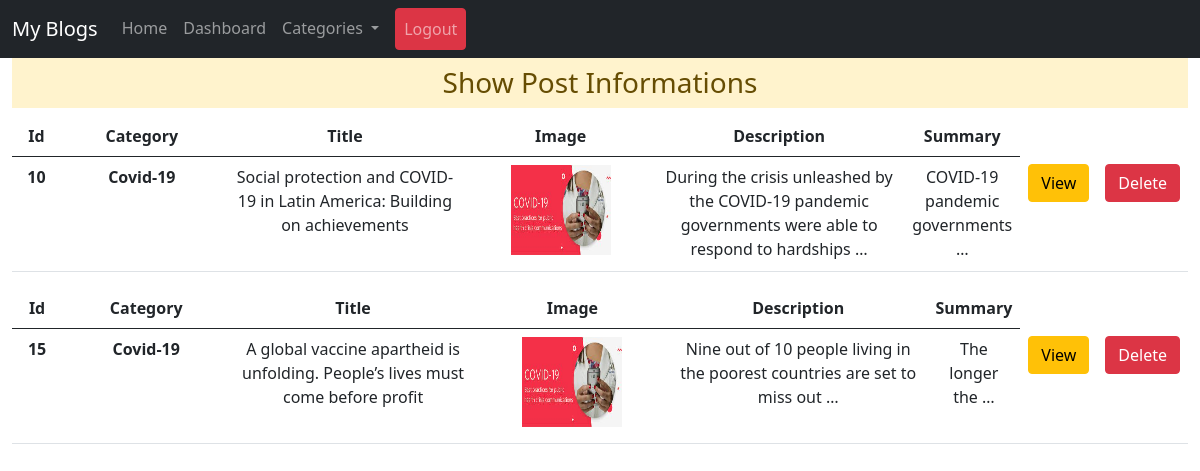
The page /table1/ (signed in) on the database its author committed.
### blog/models.py (models this page shows)
class Post(models.Model):
    title=models.CharField(max_length=100)
    image=models.ImageField(upload_to='postimg/')
    category=models.CharField(choices=choice,max_length=100)
    content=models.TextField(max_length=400)
    summary=models.CharField(max_length=300)

### core/views.py (the view)
# urls.py: path('table1/',views.showpost1 ,name='table2'),
def showpost1(request):
    if request.user.is_authenticated:
      post1=Post.objects.filter(category='Covid-19')
      return render(request,'blog/table2.html',{'post':post1})

### blog/templates/blog/table2.html (shortened to what this page needs)
{% extends 'core/base.html' %}
    {% block content %}
            <nav class="navbar navbar-expand-lg navbar-dark bg-dark">
                        <div class="container-fluid">
                          <a class="navbar-brand" href="#">My Blogs</a>
                          <div class="collapse navbar-collapse" id="navbarSupportedContent">
                            <ul class="navbar-nav me-auto mb-2 mb-lg-0">
                              <li class="nav-item">
                                <a class="nav-link " aria-current="page" target="__blank" href="{% url 'home' %}">Home</a>
                              </li>
                              <li class="nav-item">
                                <a class="nav-link " href="{% url 'profile' %}">Dashboard</a>
                              </li>
                              <li class="nav-item active dropdown">
                                <a class="nav-link dropdown-toggle" href="#" id="navbarDropdown" role="button" data-bs-toggle="dropdown" aria-expanded="false">
                                  Categories
                                </a>
                              </li>
                              <li class="nav-item">
                                <a href="{% url 'logout' %}" class="nav-link btn btn-danger  mx-2"> Logout</a>
                              </li>
                            </ul>
                          </div>
                        </div>
            </nav>
            <div class="container-fluid P-4 ">
                        <h3 class="alert-warning text-center  p-2" >Show  Post  Informations</h3>
                        <div class="row">
                            <div class="col-sm-12 text-center ">
                               {% if post %}
                                 {% for p in post %}
                                 <table class="table">
                                    <thead>
                                      <tr>
                                        <th scope="col" style="width: 5%;">Id</th>
                                        <th scope="col" style="width:18%;">Category</th>
                                        <th scope="col" style="width:28%;">Title</th>
                                        <th scope="col" style="width:20%;">Image</th>
                                        <th scope="col" style="width:78%;">Description</th>
                                        <th scope="col" style="width:50%;">Summary</th>
                                      </tr>
                                    </thead>
                                    <tbody>
                                      <tr>
                                        <th scope="row">{{p.id}}</th>
                                        <th scope="row">{{p.category}}</th>
                                        <td>{{p.title}}</td>
                                        <td><img src="{{p.image.url}}" class="mb-2" alt="" , width="100px" height="90px" class=" img-responsive-fluid  mt-4"></td>
                                        <td>
                                            {{p.content|truncatewords:15}}
                                        </td>
                                        <td>{{p.summary|truncatewords:3}}</td>
                                        <td> <a href="{% url 'pblog' p.id %}" target="__blank" class="btn btn-warning">View</a></td>
                                        <td><a href="{% url 'Delete' p.id %}" target="__blank" class="btn btn-danger">Delete</a></td>
                                      </tr>
                                    </tbody>
                                  </table>
                                 {% endfor %}
                               {% endif %}
                            </div>
                        </div>
                    </div>
    {% endblock content %}

### core/static/core/style.css (style rules this page uses)
* { margin: 0; padding: 0; box-sizing: border-box; }

### rows shown on the page
Post: id "10", category "Covid-19", title "Social protection and COVID-19 in Latin America: Building on achievements", image (picture), content "During the crisis unleashed by the COVID-19 pandemic governments were able to respond to hardships …", summary "COVID-19 pandemic governments …"
Post: id "15", category "Covid-19", title "A global vaccine apartheid is unfolding. People’s lives must come before profit", image (picture), content "Nine out of 10 people living in the poorest countries are set to miss out …", summary "The longer the …"
